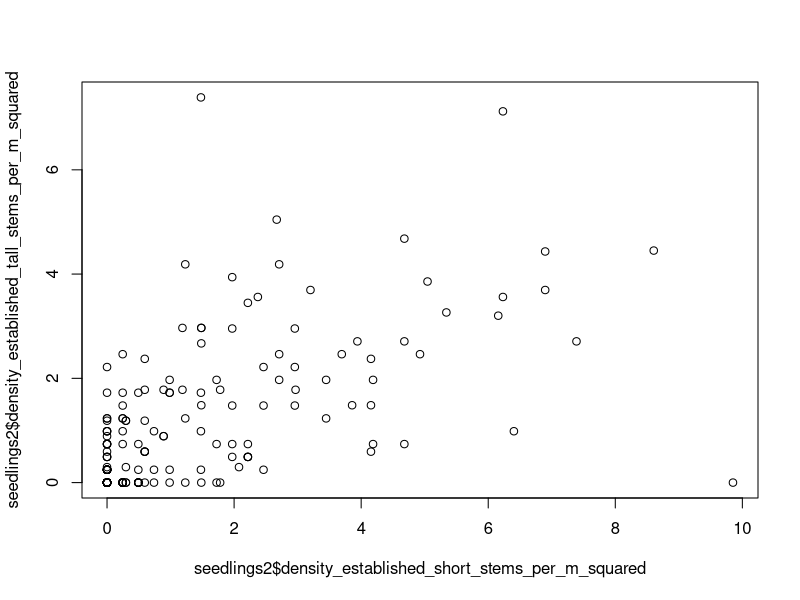
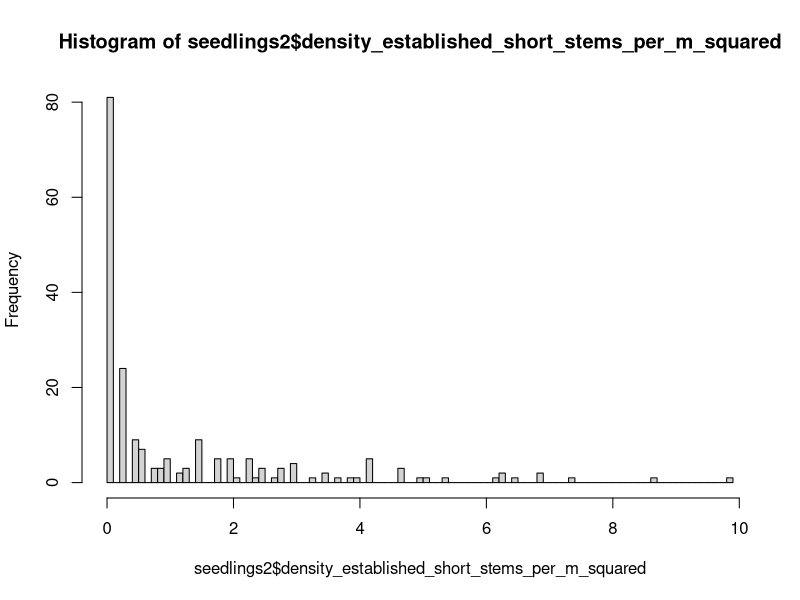
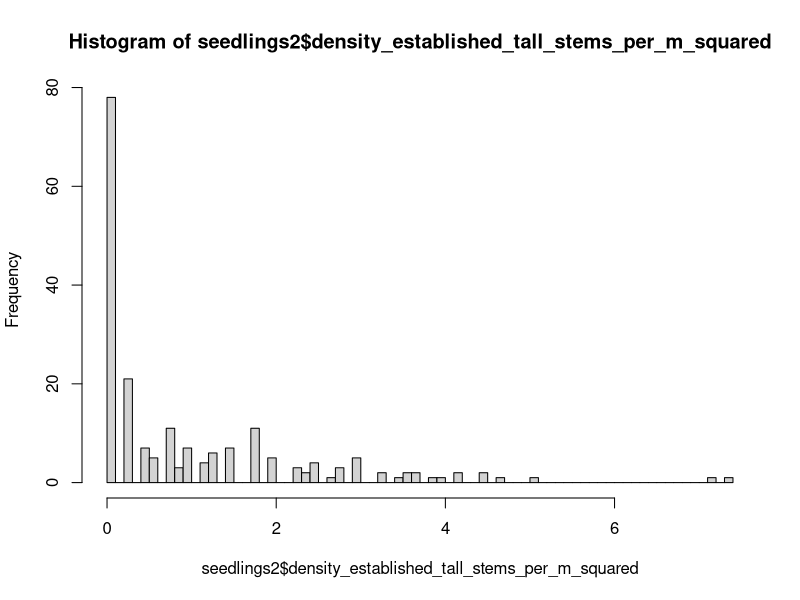
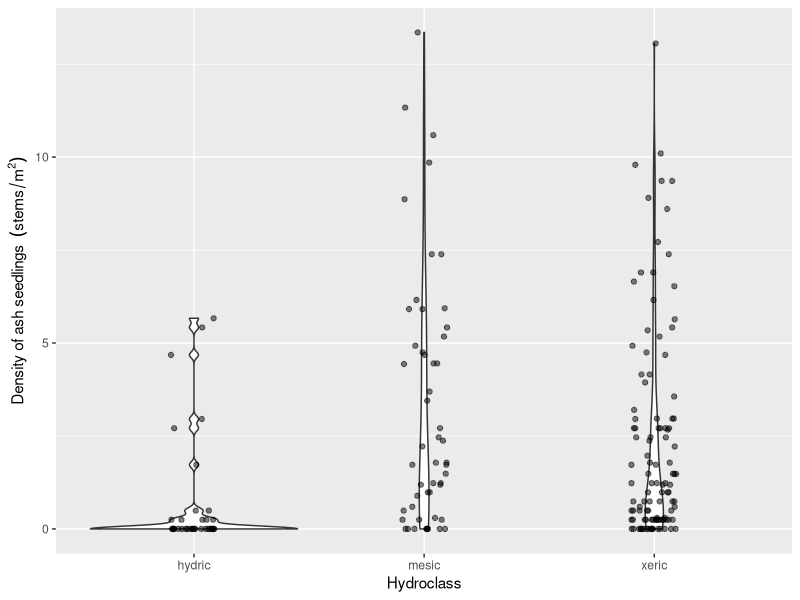
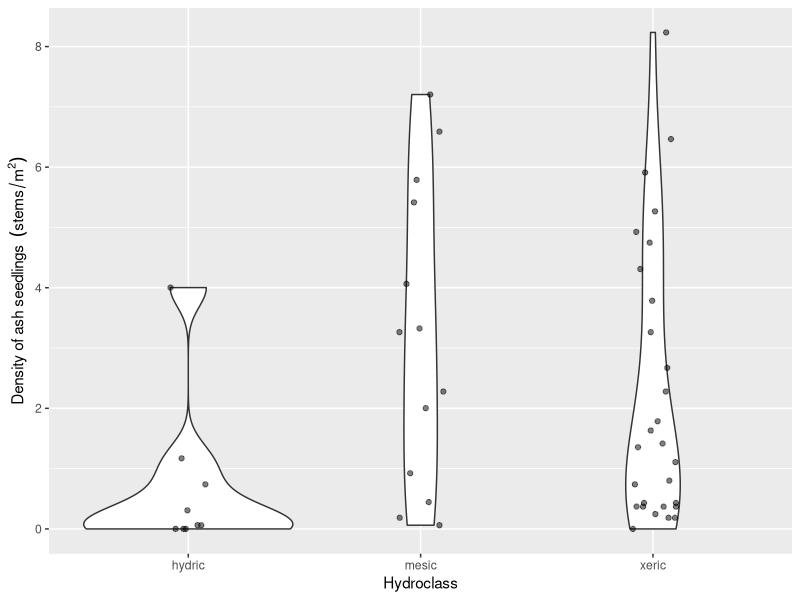

Generate these figures, in order, with R:
# Aaron Tayal
# 7/8/2024
# The purpose is to report (with the data we have so far) what the stem 
# density of ash seedlings, saplings, small trees, and trees is

library(ggplot2)
library(dplyr)

# Seedlings -------------------------------------------------------------------

seedlings <- read.csv("Raw_data/07_08_2024_ash_seedlings.csv")
seedlings$center_tree_number <- as.integer(seedlings$center_tree_number)
hydro <- read.csv("Raw_data/MI-plot-hydroclasses.csv")

# To combine the data on hydroclasses with the seedling data, I will
# use inner_join, which keeps only the rows which have center_tree_number
# matching between the two datasets:
seedlings2 <- inner_join(seedlings, hydro, by="center_tree_number")

# We recorded data for each quadrant of each microplot, so I need to add up the
# four quadrants for short seedlings (those that are shorter than 25 cm):
seedlings2$number_established_short <- 
  seedlings2$northeast_number_established_short +
  seedlings2$southeast_number_established_short +
  seedlings2$southwest_number_established_short +
  seedlings2$northwest_number_established_short

# Same for tall seedlings:
seedlings2$number_established_tall <- 
  seedlings2$northeast_number_established_tall +
  seedlings2$southeast_number_established_tall +
  seedlings2$southwest_number_established_tall +
  seedlings2$northwest_number_established_tall

# Now I need to divide the raw counts by the area of the circular microplot to
# get the density. 
seedlings2$density_established_short_stems_per_m_squared <-
  (seedlings2$number_established_short / 
     seedlings2$area_of_microplot_m_squared)

seedlings2$density_established_tall_stems_per_m_squared <-
  (seedlings2$number_established_tall / 
     seedlings2$area_of_microplot_m_squared)

# I will make a column for the combined density of both short and tall seedlings:
seedlings2$density_established_seedlings_stems_per_m_squared <- 
  seedlings2$density_established_short_stems_per_m_squared +
  seedlings2$density_established_tall_stems_per_m_squared

# For a common sense check, I'll plot the density of short seedlings against
# the density of tall seedlings.  I predict (prior to seeing it) that they 
# will be correlated.
plot(seedlings2$density_established_short_stems_per_m_squared,
     seedlings2$density_established_tall_stems_per_m_squared)

# I will plot histograms for short and tall seedlings. I want to know what is 
# the qualitative shape of the distribution:
hist(seedlings2$density_established_short_stems_per_m_squared, breaks=100)
hist(seedlings2$density_established_tall_stems_per_m_squared, breaks=100)

# I want to make a violin plot that shows the distribution of seedling densities
# for each of the three hydroclasses (xeric, mesic, and hydric)
ggplot(data=seedlings2, aes(x=factor(mstrlvl), 
                            y=density_established_seedlings_stems_per_m_squared)) +
  geom_violin() +
  geom_jitter(height=0, width=0.1, alpha=0.5) +
  xlab("Hydroclass") +
  ylab(bquote("Density of ash seedlings " ~ (stems/m^2)))

# I want to take an average of the 4 microplots in order to report data at the 
# plot level.
seedlings_by_plot <- seedlings2 %>% group_by(center_tree_number) %>% 
  summarize(mean_perc_cov = mean(percent_cover_0_0.5_1_3.5_8_15.5_25.5_etc),
            mean_density_est_seedl = mean(density_established_seedlings_stems_per_m_squared),
            mstrlvl = first(mstrlvl))

# Make a graph that shows the seedling densities by hydroclass, at the plot level
ggplot(data=seedlings_by_plot, aes(x=factor(mstrlvl), 
                            y=mean_density_est_seedl)) +
  geom_violin() +
  geom_jitter(height=0, width=0.1, alpha=0.5) +
  xlab("Hydroclass") +
  ylab(bquote("Density of ash seedlings " ~ (stems/m^2)))

# -----------------------------------------------------------------------------
# Saplings --------------------------------------------------------------------

saplings <- read.csv("Raw_data/07_09_2024_ash_saplings.csv")
saplings$center_tree_number <- as.integer(saplings$center_tree_number)

# Trying to add in the hydroclass to this dataframe:
saplings2 <- inner_join(saplings, hydro, by="center_tree_number")

# Saplings were counted in each quadrant, so I want to sum up the quadrants
# to get a total number of saplings by plot
saplings_by_plot <- saplings2 %>% group_by(center_tree_number) %>% 
  summarize(number_saplings = sum(number_of_stems),
            mstrlvl = first(mstrlvl))









  

